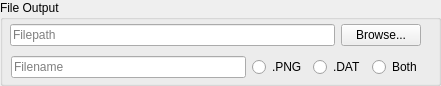
   <widget class="QGroupBox" name="groupBox_6">
    <property name="geometry">
     <rect>
      <x>10</x>
      <y>480</y>
      <width>441</width>
      <height>86</height>
     </rect>
    </property>
    <property name="title">
     <string>File Output</string>
    </property>
    <widget class="QWidget" name="layoutWidget">
     <property name="geometry">
      <rect>
       <x>10</x>
       <y>23</y>
       <width>411</width>
       <height>25</height>
      </rect>
     </property>
     <layout class="QHBoxLayout" name="horizontalLayout_24">
      <item>
       <widget class="QLineEdit" name="lE_pathName">
        <property name="placeholderText">
         <string>Filepath</string>
        </property>
       </widget>
      </item>
      <item>
       <widget class="QPushButton" name="pB_browse">
        <property name="text">
         <string>Browse...</string>
        </property>
       </widget>
      </item>
     </layout>
    </widget>
    <widget class="QWidget" name="">
     <property name="geometry">
      <rect>
       <x>11</x>
       <y>56</y>
       <width>411</width>
       <height>22</height>
      </rect>
     </property>
     <layout class="QHBoxLayout" name="horizontalLayout_20">
      <item>
       <widget class="QLineEdit" name="lE_fileName">
        <property name="toolTip">
         <string>&lt;html&gt;&lt;head/&gt;&lt;body&gt;&lt;p&gt;&amp;lt;YYYY&amp;gt; or &amp;lt;YY&amp;gt; for year&lt;/p&gt;&lt;p&gt;&amp;lt;MM&amp;gt; for month&lt;/p&gt;&lt;p&gt;&amp;lt;DD&amp;gt; for day&lt;/p&gt;&lt;p&gt;&amp;lt;hh&amp;gt; for hour&lt;/p&gt;&lt;p&gt;&amp;lt;mm&amp;gt; for minute&lt;/p&gt;&lt;p align=&quot;justify&quot;&gt;&amp;lt;ss&amp;gt; for second&lt;/p&gt;&lt;p&gt;&lt;br/&gt;&lt;/p&gt;&lt;p&gt;&amp;lt;run&amp;gt; for run number&lt;/p&gt;&lt;p&gt;&amp;lt;scan&amp;gt; for scan number&lt;/p&gt;&lt;p&gt;&amp;lt;series&amp;gt; for series numer&lt;/p&gt;&lt;/body&gt;&lt;/html&gt;</string>
        </property>
        <property name="placeholderText">
         <string>Filename</string>
        </property>
       </widget>
      </item>
      <item>
       <layout class="QHBoxLayout" name="horizontalLayout_22">
        <item>
         <widget class="QRadioButton" name="rB_PNG">
          <property name="text">
           <string>.PNG</string>
          </property>
         </widget>
        </item>
        <item>
         <widget class="QRadioButton" name="rB_DAT">
          <property name="text">
           <string>.DAT</string>
          </property>
         </widget>
        </item>
        <item>
         <widget class="QRadioButton" name="rB_both">
          <property name="text">
           <string>Both</string>
          </property>
         </widget>
        </item>
       </layout>
      </item>
     </layout>
    </widget>
   </widget>
